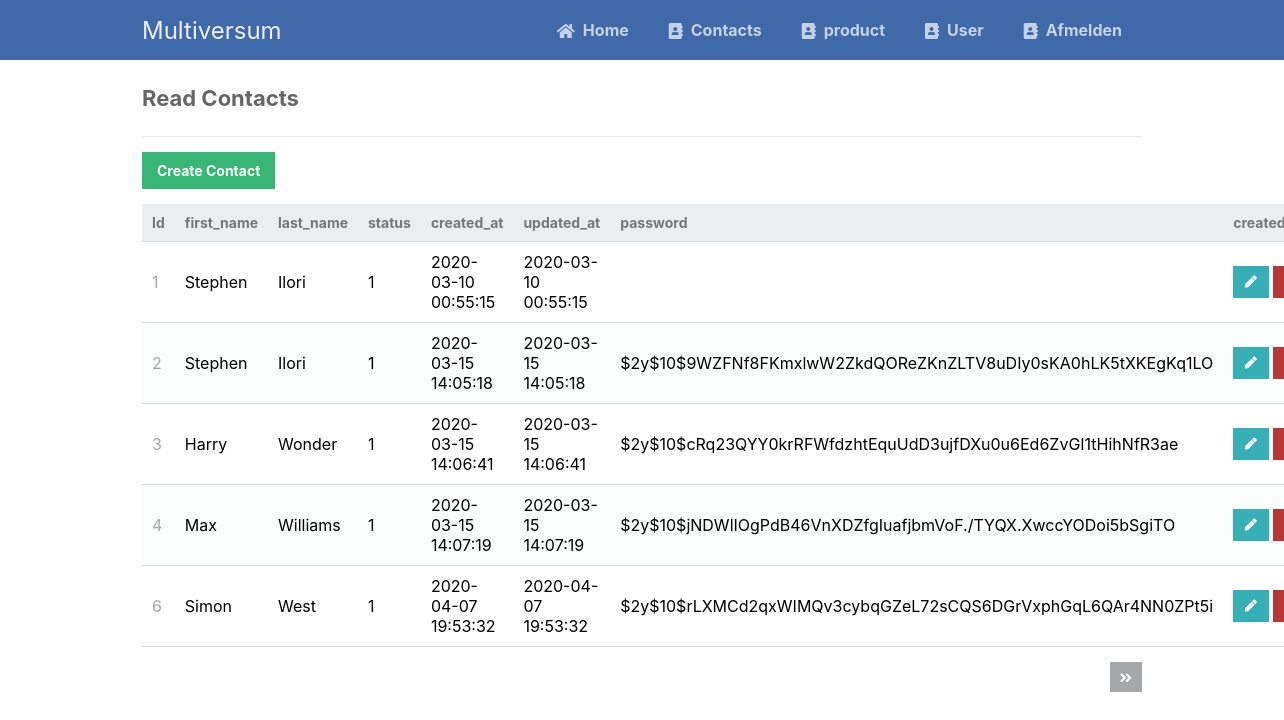
Page /userfile/read.php on the committed database.
### tables this page shows
CREATE TABLE `user` (
  `id` int(11) NOT NULL,
  `first_name` text NOT NULL,
  `last_name` text NOT NULL,
  `email` varchar(225) NOT NULL,
  `status` int(11) NOT NULL DEFAULT 1,
  `created_at` timestamp NOT NULL DEFAULT current_timestamp(),
  `updated_at` timestamp NOT NULL DEFAULT current_timestamp(),
  `password` varchar(225) NOT NULL
);

### userfile/read.php (the view, shortened to what this page needs)
<?php
include '../functions/functions.php';
$pdo = pdo_connect_mysql();
$page = isset($_GET['page']) && is_numeric($_GET['page']) ? (int)$_GET['page'] : 1;
$records_per_page = 5;
$stmt = $pdo->prepare('SELECT * FROM user ORDER BY id LIMIT :current_page, :record_per_page');
$stmt->bindValue(':current_page', ($page-1)*$records_per_page, PDO::PARAM_INT);
$stmt->bindValue(':record_per_page', $records_per_page, PDO::PARAM_INT);
$stmt->execute();
$contacts = $stmt->fetchAll(PDO::FETCH_ASSOC);
$num_contacts = $pdo->query('SELECT COUNT(*) FROM user')->fetchColumn();
?>
<?=template_header('Read')?>
<div class="content read">
	<h2>Read Contacts</h2>
	<a href="create.php" class="create-contact">Create Contact</a>
	<table>
        <thead>
            <tr>
                <td>Id</td>
                <td>first_name</td>
                <td>last_name</td>
                <td>status</td>
                <td>created_at</td>
                <td>updated_at</td>
                <td>password</td>
                <td>created_at</td>
            </tr>
        </thead>
        <tbody>
            <?php foreach ($contacts as $contact): ?>
            <tr>
                <td><?=$contact['id']?></td>
                <td><?=$contact['first_name']?></td>
                <td><?=$contact['last_name']?></td>
                <td><?=$contact['status']?></td>
                <td><?=$contact['created_at']?></td>
                <td><?=$contact['updated_at']?></td>
                <td><?=$contact['password']?></td>
                <td class="actions">
                    <a href="update.php?id=<?=$contact['id']?>" class="edit"><i class="fas fa-pen fa-xs"></i></a>
                    <a href="delete.php?id=<?=$contact['id']?>" class="trash"><i class="fas fa-trash fa-xs"></i></a>
                </td>
            </tr>
            <?php endforeach; ?>
        </tbody>
    </table>
	<div class="pagination">
		<?php if ($page*$records_per_page < $num_contacts): ?>
		<a href="read.php?page=<?=$page+1?>"><i class="fas fa-angle-double-right fa-sm"></i></a>
		<?php endif; ?>
	</div>
</div>
<?=template_footer()?>

### css/Stylesheet.css (style rules this page uses)
* { box-sizing: border-box; font-family: -apple-system, BlinkMacSystemFont, "segoe ui", roboto, oxygen, ubuntu, cantarell, "fira sans", "droid sans", "helvetica neue", Arial, sans-serif; font-size: 16px; -webkit-font-smoothing: antialiased; -moz-osx-font-smoothing: grayscale; }
body { background-color: #FFFFFF; margin: 0; }
.content { width: 1000px; margin: 0 auto; }
.content h2 { margin: 0; padding: 25px 0; font-size: 22px; border-bottom: 1px solid #ebebeb; color: #666666; }
.read .create-contact { display: inline-block; text-decoration: none; background-color: #38b673; font-weight: bold; font-size: 14px; color: #FFFFFF; padding: 10px 15px; margin: 15px 0; }
.read .pagination { display: flex; justify-content: flex-end; }
.read .pagination a { display: inline-block; text-decoration: none; background-color: #a5a7a9; font-weight: bold; color: #FFFFFF; padding: 5px 10px; margin: 15px 0 15px 5px; }
.read table { width: 100%; padding-top: 30px; border-collapse: collapse; }
.read table thead { background-color: #ebeef1; border-bottom: 1px solid #d3dae0; }
.read table thead td { padding: 10px; font-weight: bold; color: #767779; font-size: 14px; }
.read table tbody tr { border-bottom: 1px solid #d3dae0; }
.read table tbody tr:nth-child(even) { background-color: #fbfcfc; }
.read table tbody tr td { padding: 10px; }
.read table tbody tr td:nth-child(1) { color: #a5a7a9; }
.read table tbody tr td.actions { padding: 8px; text-align: right; }
.read table tbody tr td.actions .edit, .read table tbody tr td.actions .trash { display: inline-flex; text-align: right; text-decoration: none; color: #FFFFFF; padding: 10px 12px; }
.read table tbody tr td.actions .trash { background-color: #b73737; }
.read table tbody tr td.actions .edit { background-color: #37afb7; }

### rows in the picture
user: id "1", first_name "Stephen", last_name "Ilori", status "1", created_at "2020-03-10 00:55:15", updated_at "2020-03-10 00:55:15"
user: id "2", first_name "Stephen", last_name "Ilori", status "1", created_at "2020-03-15 14:05:18", updated_at "2020-03-15 14:05:18", password "$2y$10$9WZFNf8FKmxlwW2ZkdQOReZKnZLTV8uDIy0sKA0hLK5tXKEgKq1LO"
user: id "3", first_name "Harry", last_name "Wonder", status "1", created_at "2020-03-15 14:06:41", updated_at "2020-03-15 14:06:41", password "$2y$10$cRq23QYY0krRFWfdzhtEquUdD3ujfDXu0u6Ed6ZvGI1tHihNfR3ae"
user: id "4", first_name "Max", last_name "Williams", status "1", created_at "2020-03-15 14:07:19", updated_at "2020-03-15 14:07:19", password "$2y$10$jNDWlIOgPdB46VnXDZfgIuafjbmVoF./TYQX.XwccYODoi5bSgiTO"
user: id "6", first_name "Simon", last_name "West", status "1", created_at "2020-04-07 19:53:32", updated_at "2020-04-07 19:53:32", password "$2y$10$rLXMCd2qxWIMQv3cybqGZeL72sCQS6DGrVxphGqL6QAr4NN0ZPt5i"
